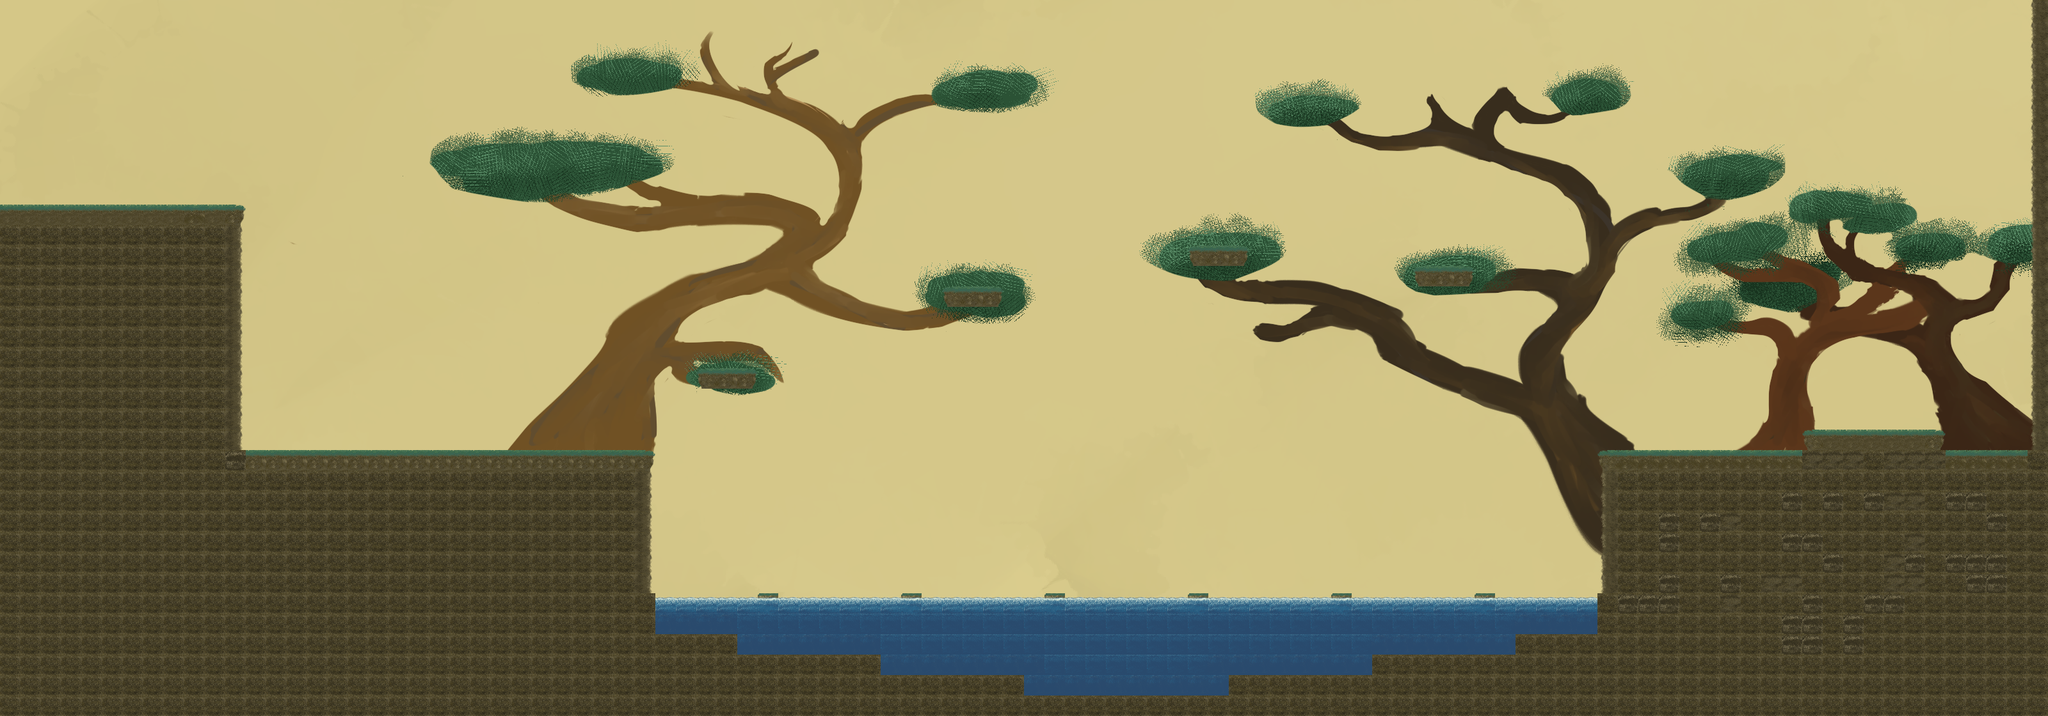

This is a level from a 2D game, rendered from its Tiled map with the project's own tilesets. A one-line summary and the map file follow, with tile-layer data summarised:
An orthogonal 100x35 tile map with 32x32 px tiles, 2 tile layers (Foreground, Background), 2 tilesets, 2 image layers and 14 objects (7x tree, 2x checkpoint, 2x trigger, player_start, earthShrine, ...).

<map version="1.0" orientation="orthogonal" renderorder="right-down" width="100" height="35" tilewidth="32" tileheight="32" nextobjectid="56">
 <tileset firstgid="1" name="tiles" tilewidth="32" tileheight="32" tilecount="9" columns="3">
  <image source="../images/badtiles.png" width="96" height="96" />
 </tileset>
 <tileset firstgid="10" name="allTerrainTiles" tilewidth="32" tileheight="32" tilecount="40" columns="5">
  <image source="../images/allTerrainTiles.png" width="160" height="256" />
 </tileset>
 <imagelayer name="Image Layer 1">
  <image source="../images/Backgrounds/EarthArea/EarthShrineLayout_paper.png" width="3200" height="1120" />
  <properties>
   <property name="scrollX" type="float" value="1" />
   <property name="scrollY" type="float" value="1" />
  </properties>
 </imagelayer>
 <imagelayer name="Image Layer 2">
  <image source="../images/Backgrounds/EarthArea/EarthShrineLayout_tree.png" width="3200" height="1120" />
  <properties>
   <property name="scrollX" type="float" value="1" />
   <property name="scrollY" type="float" value="1" />
  </properties>
 </imagelayer>
 <layer name="Foreground" width="100" height="35">
  <properties>
   <property name="tileset" value="allTerrainTiles" />
  </properties>
  <data>[3500 cells, 114 non-empty, 9 distinct tile ids]</data>
 </layer>
 <layer name="Background" width="100" height="35">
  <properties>
   <property name="nocollide" value="true" />
   <property name="tileset" value="allTerrainTiles" />
  </properties>
  <data>[3500 cells, 1049 non-empty, 7 distinct tile ids]</data>
 </layer>
 <objectgroup name="objects">
  <object id="40" name="Checkpoint" type="checkpoint" x="832" y="672" width="32" height="32" />
  <object id="41" name="start" type="player_start" x="160" y="288" width="32" height="32" />
  <object id="42" name="Checkpoint" type="checkpoint" x="2656" y="672" width="32" height="32" />
  <object id="43" name="Tree" type="tree" x="544" y="672" width="32" height="32" />
  <object id="44" name="Tree" type="tree" x="1184" y="896" width="32" height="32" />
  <object id="45" name="Tree" type="tree" x="1408" y="896" width="32" height="32" />
  <object id="46" name="Tree" type="tree" x="1632" y="896" width="32" height="32" />
  <object id="47" name="Tree" type="tree" x="1856" y="896" width="32" height="32" />
  <object id="48" name="Tree" type="tree" x="2080" y="896" width="32" height="32" />
  <object id="49" name="Tree" type="tree" x="2304" y="896" width="32" height="32" />
  <object id="50" name="Earth Shrine Trigger" type="trigger" x="2816" y="576" width="224" height="96">
   <properties>
    <property name="triggerType" value="earthShrine" />
   </properties>
  </object>
  <object id="51" name="Earth Shrine" type="earthShrine" x="2912" y="640" width="32" height="32" />
  <object id="52" name="Floor" type="floor" x="1024" y="928" width="1472" height="32" />
  <object id="53" name="Earth to Overworld" type="trigger" x="0" y="0" width="32" height="320">
   <properties>
    <property name="triggerType" value="earthToOverworld" />
   </properties>
  </object>
 </objectgroup>
</map>
